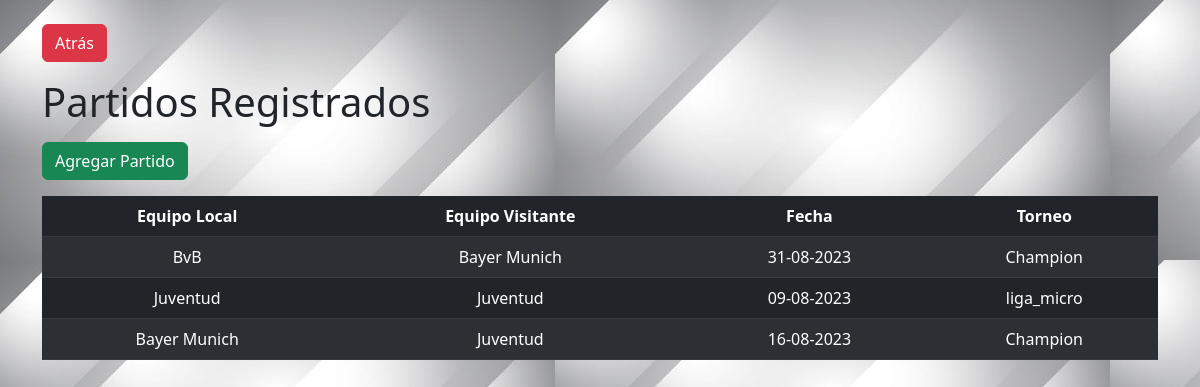
/vistas/admin/partidos/index_partidos.php, run on the app's committed database.
### tables this page shows
CREATE TABLE `partidos` (
  `id_partido` int(11) NOT NULL,
  `equipo_local` int(11) NOT NULL,
  `equipo_visitante` int(11) NOT NULL,
  `fecha` date NOT NULL,
  `id_torneos` int(11) NOT NULL
);

CREATE TABLE `equipos` (
  `id_equipos` int(11) NOT NULL,
  `nombre` varchar(50) NOT NULL,
  `foto` varchar(255) NOT NULL
);

CREATE TABLE `torneos` (
  `id_torneos` int(11) NOT NULL,
  `nombre` varchar(11) NOT NULL,
  `fecha_inicio` datetime NOT NULL,
  `fecha_fin` datetime NOT NULL,
  `descripcion` varchar(50) NOT NULL
);

### vistas/admin/partidos/index_partidos.php (the view, shortened to what this page needs)
<?php
$bd = new Database();
$conexion = $bd->conectar();
try {
    $sqlPartidos = "SELECT el.nombre AS equipo_local, ev.nombre AS equipo_visitante, p.fecha, t.nombre AS nombre_torneo
                    FROM partidos AS p
                    INNER JOIN equipos AS el ON p.equipo_local = el.id_equipos
                    INNER JOIN equipos AS ev ON p.equipo_visitante = ev.id_equipos
                    INNER JOIN torneos AS t ON p.id_torneos = t.id_torneos";
    $stmtPartidos = $conexion->query($sqlPartidos);
    $partidos = $stmtPartidos->fetchAll(PDO::FETCH_ASSOC);
} catch (PDOException $e) {
    echo "Error en la consulta: " . $e->getMessage();
}
?>
<!DOCTYPE html>
<html lang="en">
<head>
    <link rel="stylesheet" href="../index.css">
    <link href="https://cdn.jsdelivr.net/npm/bootstrap@5.3.0-alpha1/dist/css/bootstrap.min.css" rel="stylesheet">
</head>
<body>
    <div class="container mt-4">
        <a href="../index.php" class="btn btn-danger mb-3">Atrás</a>
        <h1 class="mb-3">Partidos Registrados</h1>
        <a href="crear_partidos.php" class="btn btn-success mb-3">Agregar Partido</a>
        <table class="table table-dark table-striped">
            <thead>
                <tr style="text-align: center;">
                    <th>Equipo Local</th>
                    <th>Equipo Visitante</th>
                    <th>Fecha</th>
                    <th>Torneo</th>
                </tr>
            </thead>
            <tbody>
                <?php
                foreach ($partidos as $partido) {
                    echo "<tr>";
                    echo "<td style='text-align: center;'>" . $partido["equipo_local"] . "</td>";
                    echo "<td style='text-align: center;'>" . $partido["equipo_visitante"] . "</td>";
                    $fechaFormateada = date("d-m-Y", strtotime($partido["fecha"]));
                    echo "<td style='text-align: center;'>" . $fechaFormateada . "</td>";
                    echo "<td style='text-align: center;'>" . $partido["nombre_torneo"] . "</td>";
                    echo "</tr>";
                }
                ?>
            </tbody>
        </table>
    </div>
</body>
</html>

### vistas/admin/index.css (style rules this page uses)
body { background-image: url(../../images/banner.jpg); }

### data on the page
partidos: equipos.nombre "BvB", equipos.nombre "Bayer Munich", fecha "31-08-2023", id_torneos.nombre "Champion"
partidos: equipos.nombre "Juventud", fecha "09-08-2023", id_torneos.nombre "liga_micro"
partidos: equipos.nombre "Bayer Munich", equipos.nombre "Juventud", fecha "16-08-2023", id_torneos.nombre "Champion"
